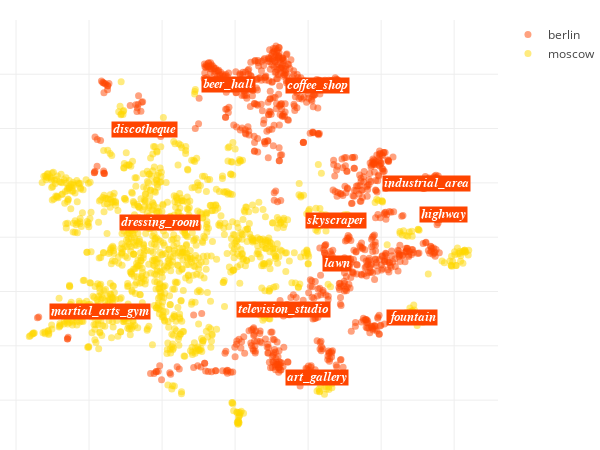

The notebook cell this image was saved under:
### Code cell
locations_scatter(city_data, opposite_city_data)

### Figure 1 — Plotly figure (JSON) as saved in the notebook; plotly's stock layout.template omitted (floating-point values rounded to 4 significant figures; data arrays with more than 128 entries replaced by an {"elided": "..."} marker saying what was removed)
{"data": [{"hoverinfo": "text", "marker": {"color": "orangered", "opacity": 0.5, "size": 7}, "mode": "markers", "name": "berlin", "text": {"elided": "948 str values"}, "type": "scatter", "uid": "a2647130-58aa-11e9-ab17-3c15c2cf2370", "x": {"elided": "948 float values"}, "y": {"elided": "948 float values"}}, {"hoverinfo": "text", "marker": {"color": "gold", "opacity": 0.5, "size": 7}, "mode": "markers", "name": "moscow", "text": {"elided": "1191 str values"}, "type": "scatter", "uid": "a2647cca-58aa-11e9-ab56-3c15c2cf2370", "x": {"elided": "1191 float values"}, "y": {"elided": "1191 float values"}}], "layout": {"annotations": [{"bgcolor": "orangered", "font": {"color": "white", "family": "arial", "size": 12.5}, "opacity": 1, "showarrow": false, "text": "<i><b>television_studio", "x": 13.18, "xanchor": "center", "y": -26.58}, {"bgcolor": "orangered", "font": {"color": "white", "family": "arial", "size": 12.5}, "opacity": 1, "showarrow": false, "text": "<i><b>industrial_area", "x": 52.42, "xanchor": "center", "y": 19.67}, {"bgcolor": "orangered", "font": {"color": "white", "family": "arial", "size": 12.5}, "opacity": 1, "showarrow": false, "text": "<i><b>coffee_shop", "x": 22.65, "xanchor": "center", "y": 55.87}, {"bgcolor": "orangered", "font": {"color": "white", "family": "arial", "size": 12.5}, "opacity": 1, "showarrow": false, "text": "<i><b>beer_hall", "x": -1.855, "xanchor": "center", "y": 56.12}, {"bgcolor": "orangered", "font": {"color": "white", "family": "arial", "size": 12.5}, "opacity": 1, "showarrow": false, "text": "<i><b>art_gallery", "x": 22.44, "xanchor": "center", "y": -51.66}, {"bgcolor": "orangered", "font": {"color": "white", "family": "arial", "size": 12.5}, "opacity": 1, "showarrow": false, "text": "<i><b>dressing_room", "x": -20.57, "xanchor": "center", "y": 5.272}, {"bgcolor": "orangered", "font": {"color": "white", "family": "arial", "size": 12.5}, "opacity": 1, "showarrow": false, "text": "<i><b>highway", "x": 57.04, "xanchor": "center", "y": 8.288}, {"bgcolor": "orangered", "font": {"color": "white", "family": "arial", "size": 12.5}, "opacity": 1, "showarrow": false, "text": "<i><b>discotheque", "x": -24.8, "xanchor": "center", "y": 39.56}, {"bgcolor": "orangered", "font": {"color": "white", "family": "arial", "size": 12.5}, "opacity": 1, "showarrow": false, "text": "<i><b>lawn", "x": 27.92, "xanchor": "center", "y": -9.576}, {"bgcolor": "orangered", "font": {"color": "white", "family": "arial", "size": 12.5}, "opacity": 1, "showarrow": false, "text": "<i><b>fountain", "x": 48.55, "xanchor": "center", "y": -29.41}, {"bgcolor": "orangered", "font": {"color": "white", "family": "arial", "size": 12.5}, "opacity": 1, "showarrow": false, "text": "<i><b>martial_arts_gym", "x": -37.04, "xanchor": "center", "y": -27.48}, {"bgcolor": "orangered", "font": {"color": "white", "family": "arial", "size": 12.5}, "opacity": 1, "showarrow": false, "text": "<i><b>skyscraper", "x": 27.65, "xanchor": "center", "y": 6.018}], "height": 450, "hovermode": "closest", "margin": {"b": 0, "l": 0, "r": 30, "t": 20}, "width": 600, "xaxis": {"showticklabels": false, "zeroline": false}, "yaxis": {"showticklabels": false, "zeroline": false}}}
